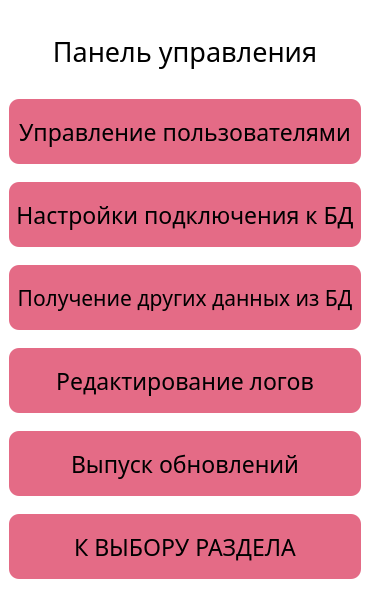
<?xml version="1.0" encoding="UTF-8"?>
<ui version="4.0">
 <class>WindowControl</class>
 <widget class="QMainWindow" name="WindowControl">
  <property name="geometry">
   <rect>
    <x>0</x>
    <y>0</y>
    <width>370</width>
    <height>600</height>
   </rect>
  </property>
  <property name="minimumSize">
   <size>
    <width>370</width>
    <height>600</height>
   </size>
  </property>
  <property name="maximumSize">
   <size>
    <width>370</width>
    <height>600</height>
   </size>
  </property>
  <property name="font">
   <font>
    <family>Trebuchet MS</family>
    <pointsize>14</pointsize>
   </font>
  </property>
  <property name="cursor">
   <cursorShape>ArrowCursor</cursorShape>
  </property>
  <property name="mouseTracking">
   <bool>false</bool>
  </property>
  <property name="tabletTracking">
   <bool>false</bool>
  </property>
  <property name="windowTitle">
   <string>Малина 64</string>
  </property>
  <property name="windowIcon">
   <iconset>
    <normaloff>../images/icon.ico</normaloff>../images/icon.ico</iconset>
  </property>
  <property name="styleSheet">
   <string notr="true">background: #fff</string>
  </property>
  <widget class="QWidget" name="centralwidget">
   <layout class="QVBoxLayout" name="verticalLayout">
    <item>
     <widget class="QLabel" name="label_section">
      <property name="minimumSize">
       <size>
        <width>0</width>
        <height>60</height>
       </size>
      </property>
      <property name="maximumSize">
       <size>
        <width>16777215</width>
        <height>60</height>
       </size>
      </property>
      <property name="font">
       <font>
        <family>Trebuchet MS</family>
        <pointsize>20</pointsize>
       </font>
      </property>
      <property name="text">
       <string>Панель управления</string>
      </property>
      <property name="alignment">
       <set>Qt::AlignCenter</set>
      </property>
     </widget>
    </item>
    <item>
     <widget class="QPushButton" name="btn_control_users">
      <property name="minimumSize">
       <size>
        <width>0</width>
        <height>65</height>
       </size>
      </property>
      <property name="maximumSize">
       <size>
        <width>16777215</width>
        <height>65</height>
       </size>
      </property>
      <property name="font">
       <font>
        <family>Trebuchet MS</family>
        <pointsize>17</pointsize>
        <weight>50</weight>
        <bold>false</bold>
       </font>
      </property>
      <property name="focusPolicy">
       <enum>Qt::StrongFocus</enum>
      </property>
      <property name="styleSheet">
       <string notr="true">QPushButton {
background-color: rgb(228, 107, 134);
border: none;
border-radius: 10px}

QPushButton:hover {
border: 1px solid  rgb(0, 0, 0);
background-color: rgba(228, 107, 134, 0.9)
}

QPushButton:pressed {
border:3px solid  rgb(0, 0, 0);
background-color: rgba(228, 107, 134, 1)
}</string>
      </property>
      <property name="text">
       <string>Управление пользователями</string>
      </property>
      <property name="shortcut">
       <string>Return</string>
      </property>
      <property name="checkable">
       <bool>false</bool>
      </property>
     </widget>
    </item>
    <item>
     <widget class="QPushButton" name="btn_config_DB">
      <property name="minimumSize">
       <size>
        <width>0</width>
        <height>65</height>
       </size>
      </property>
      <property name="maximumSize">
       <size>
        <width>16777215</width>
        <height>65</height>
       </size>
      </property>
      <property name="font">
       <font>
        <family>Trebuchet MS</family>
        <pointsize>17</pointsize>
        <weight>50</weight>
        <bold>false</bold>
       </font>
      </property>
      <property name="focusPolicy">
       <enum>Qt::StrongFocus</enum>
      </property>
      <property name="styleSheet">
       <string notr="true">QPushButton {
background-color: rgb(228, 107, 134);
border: none;
border-radius: 10px}

QPushButton:hover {
border: 1px solid  rgb(0, 0, 0);
background-color: rgba(228, 107, 134, 0.9)
}

QPushButton:pressed {
border:3px solid  rgb(0, 0, 0);
background-color: rgba(228, 107, 134, 1)
}</string>
      </property>
      <property name="text">
       <string>Настройки подключения к БД</string>
      </property>
      <property name="shortcut">
       <string>Return</string>
      </property>
      <property name="checkable">
       <bool>false</bool>
      </property>
     </widget>
    </item>
    <item>
     <widget class="QPushButton" name="btn_SQL_queries">
      <property name="sizePolicy">
       <sizepolicy hsizetype="Minimum" vsizetype="Fixed">
        <horstretch>0</horstretch>
        <verstretch>65</verstretch>
       </sizepolicy>
      </property>
      <property name="minimumSize">
       <size>
        <width>0</width>
        <height>65</height>
       </size>
      </property>
      <property name="font">
       <font>
        <family>Trebuchet MS</family>
        <pointsize>16</pointsize>
        <weight>50</weight>
        <bold>false</bold>
       </font>
      </property>
      <property name="focusPolicy">
       <enum>Qt::StrongFocus</enum>
      </property>
      <property name="styleSheet">
       <string notr="true">QPushButton {
background-color: rgb(228, 107, 134);
border: none;
border-radius: 10px}

QPushButton:hover {
border: 1px solid  rgb(0, 0, 0);
background-color: rgba(228, 107, 134, 0.9)
}

QPushButton:pressed {
border:3px solid  rgb(0, 0, 0);
background-color: rgba(228, 107, 134, 1)
}</string>
      </property>
      <property name="text">
       <string>Получение других данных из БД</string>
      </property>
      <property name="shortcut">
       <string>Return</string>
      </property>
      <property name="checkable">
       <bool>false</bool>
      </property>
     </widget>
    </item>
    <item>
     <widget class="QPushButton" name="btn_logs_editing">
      <property name="minimumSize">
       <size>
        <width>0</width>
        <height>65</height>
       </size>
      </property>
      <property name="maximumSize">
       <size>
        <width>16777215</width>
        <height>65</height>
       </size>
      </property>
      <property name="font">
       <font>
        <family>Trebuchet MS</family>
        <pointsize>17</pointsize>
        <weight>50</weight>
        <bold>false</bold>
       </font>
      </property>
      <property name="focusPolicy">
       <enum>Qt::StrongFocus</enum>
      </property>
      <property name="styleSheet">
       <string notr="true">QPushButton {
background-color: rgb(228, 107, 134);
border: none;
border-radius: 10px}

QPushButton:hover {
border: 1px solid  rgb(0, 0, 0);
background-color: rgba(228, 107, 134, 0.9)
}

QPushButton:pressed {
border:3px solid  rgb(0, 0, 0);
background-color: rgba(228, 107, 134, 1)
}</string>
      </property>
      <property name="text">
       <string>Редактирование логов</string>
      </property>
      <property name="shortcut">
       <string>Return</string>
      </property>
      <property name="checkable">
       <bool>false</bool>
      </property>
     </widget>
    </item>
    <item>
     <widget class="QPushButton" name="btn_release_updates">
      <property name="minimumSize">
       <size>
        <width>0</width>
        <height>65</height>
       </size>
      </property>
      <property name="maximumSize">
       <size>
        <width>16777215</width>
        <height>65</height>
       </size>
      </property>
      <property name="font">
       <font>
        <family>Trebuchet MS</family>
        <pointsize>17</pointsize>
        <weight>50</weight>
        <bold>false</bold>
       </font>
      </property>
      <property name="focusPolicy">
       <enum>Qt::StrongFocus</enum>
      </property>
      <property name="styleSheet">
       <string notr="true">QPushButton {
background-color: rgb(228, 107, 134);
border: none;
border-radius: 10px}

QPushButton:hover {
border: 1px solid  rgb(0, 0, 0);
background-color: rgba(228, 107, 134, 0.9)
}

QPushButton:pressed {
border:3px solid  rgb(0, 0, 0);
background-color: rgba(228, 107, 134, 1)
}</string>
      </property>
      <property name="text">
       <string>Выпуск обновлений</string>
      </property>
      <property name="shortcut">
       <string>Return</string>
      </property>
      <property name="checkable">
       <bool>false</bool>
      </property>
     </widget>
    </item>
    <item>
     <widget class="QPushButton" name="btn_back">
      <property name="minimumSize">
       <size>
        <width>0</width>
        <height>65</height>
       </size>
      </property>
      <property name="maximumSize">
       <size>
        <width>16777215</width>
        <height>65</height>
       </size>
      </property>
      <property name="font">
       <font>
        <family>Trebuchet MS</family>
        <pointsize>17</pointsize>
        <weight>50</weight>
        <bold>false</bold>
       </font>
      </property>
      <property name="focusPolicy">
       <enum>Qt::StrongFocus</enum>
      </property>
      <property name="styleSheet">
       <string notr="true">QPushButton {
background-color: rgb(228, 107, 134);
border: none;
border-radius: 10px}

QPushButton:hover {
border: 1px solid  rgb(0, 0, 0);
background-color: rgba(228, 107, 134, 0.9)
}

QPushButton:pressed {
border:3px solid  rgb(0, 0, 0);
background-color: rgba(228, 107, 134, 1)
}</string>
      </property>
      <property name="text">
       <string>К ВЫБОРУ РАЗДЕЛА</string>
      </property>
      <property name="shortcut">
       <string>Return</string>
      </property>
      <property name="checkable">
       <bool>false</bool>
      </property>
     </widget>
    </item>
   </layout>
  </widget>
 </widget>
 <resources/>
 <connections/>
</ui>
